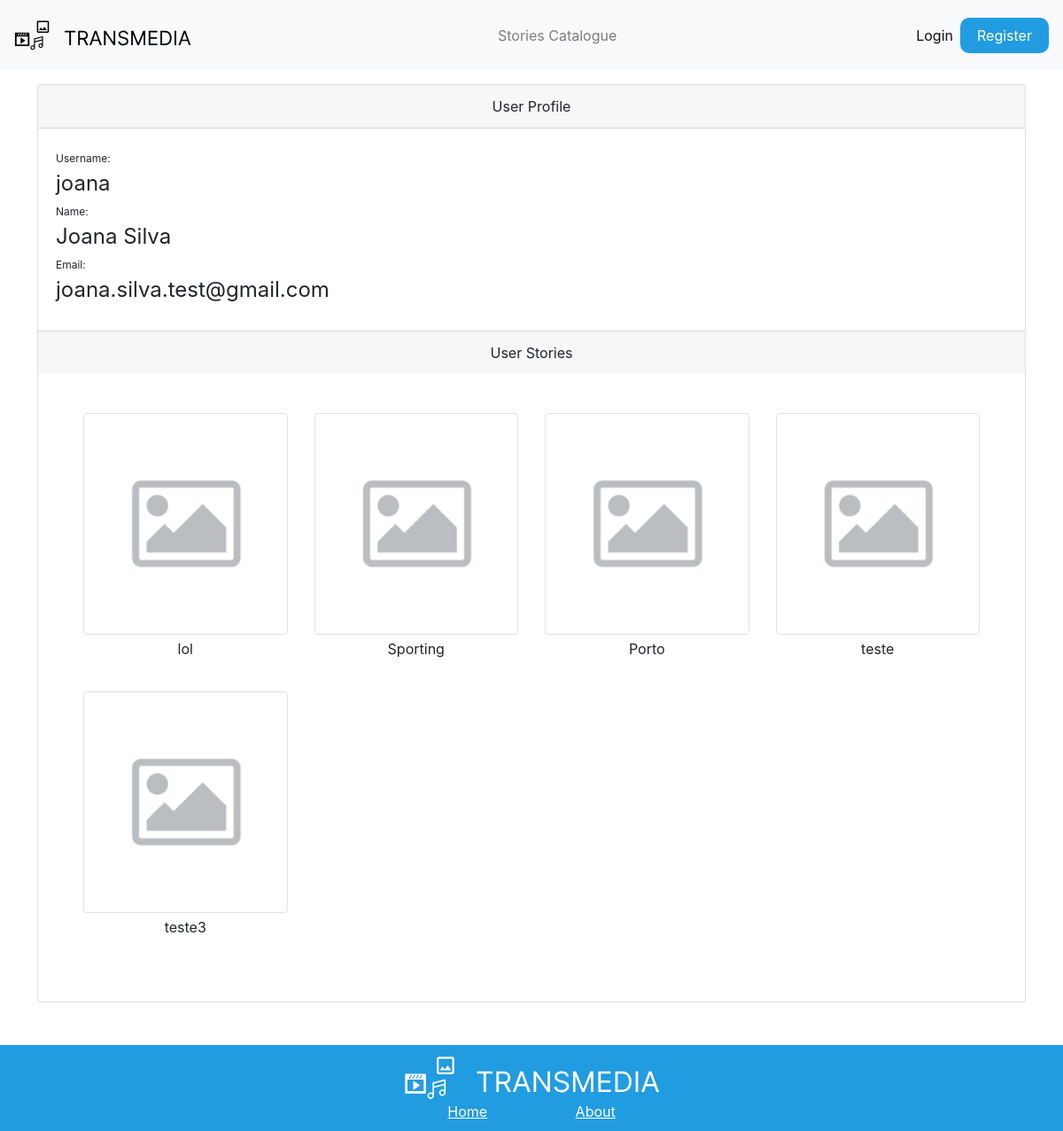
Page /user_profile.php?user=joana on the earlier database version.
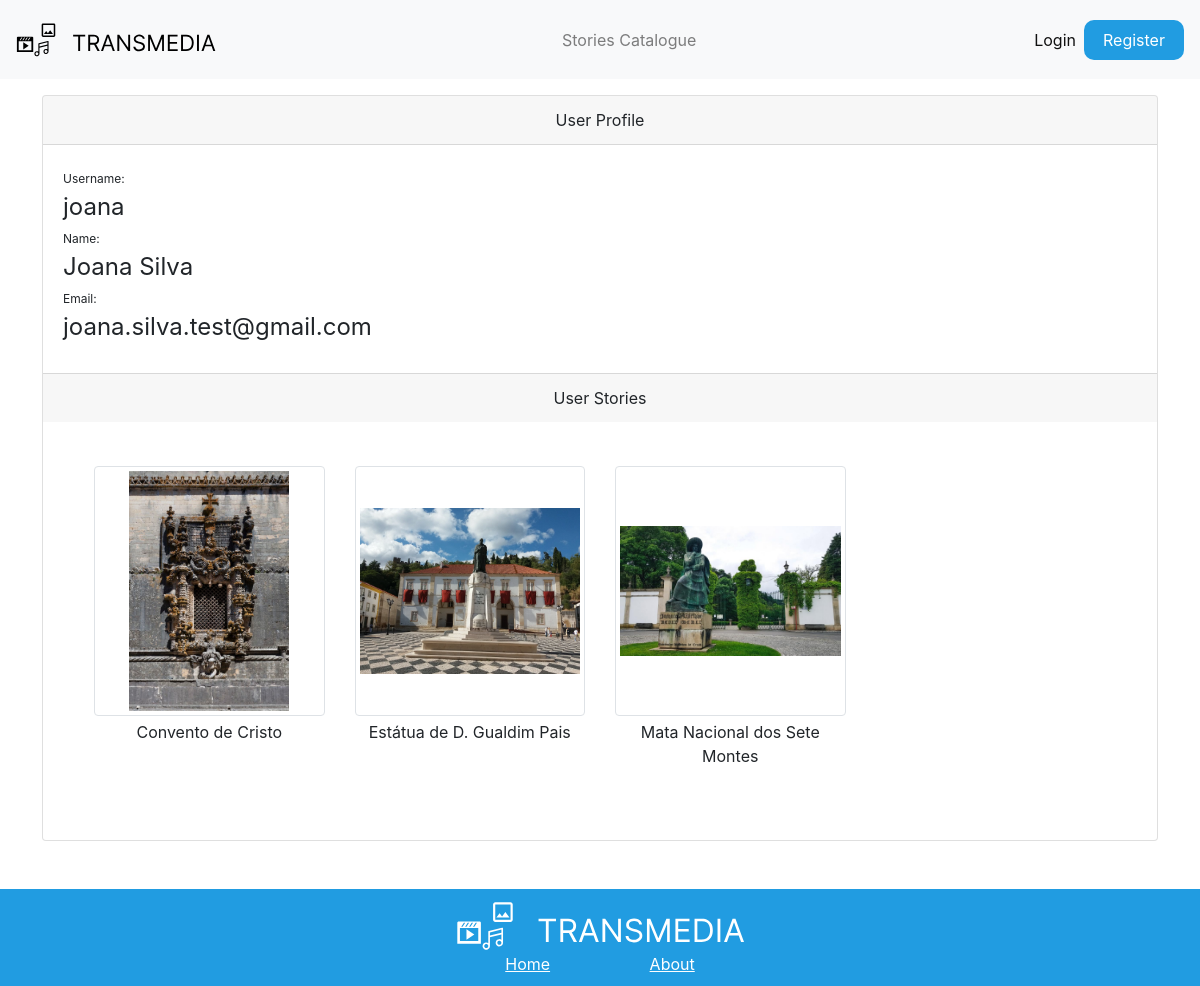
Same page on the later database version.
### tables this page shows
CREATE TABLE `story` (
  `id` int(11) NOT NULL,
  `name` varchar(255) NOT NULL,
  `description` varchar(255) NOT NULL,
  `author` varchar(255) NOT NULL
);

CREATE TABLE `image` (
  `id` int(11) NOT NULL AUTO_INCREMENT,
  `storyID` int(11) NOT NULL,
  `image` varchar(255) DEFAULT NULL,
  `duration` int(11) NOT NULL,
  `storyOrder` int(11) NOT NULL,
  PRIMARY KEY (`id`),
  FOREIGN KEY (`storyID`) REFERENCES `story` (`id`) ON DELETE CASCADE
);

### user_profile.php (the view, shortened to what this page needs)
<?php
require "config/connectdb.php";
if (isset($_GET['user'])) {
    $usernameRequest = $_GET['user'];
    $query = "SELECT * FROM user WHERE username = ?";
    $stmt = $pdo->prepare($query);
    $stmt->execute([$usernameRequest]);
    $user = $stmt->fetch(PDO::FETCH_ASSOC);
} else {
    message_redirect("ERROR Username not provided", "index.php");
}
?>
<!DOCTYPE html>
<html>
<head>
</head>
<body>
    <?php
    include "NavBar.php";
    ?>
    <div class="container-sm mt-3 mb-5">
        <div class="card">
            <div class="card-header text-center">User Profile</div>
            <div class="card-body">
                <?php
                if ($user) {
                    echo '<span class="small-text">Username:</span><br>';
                    echo '<span class="big-text">' . $user['username'] . '</span><br>';
                    echo '<span class="small-text">Name:</span><br>';
                    echo '<span class="big-text">' . $user['name'] . '</span><br>';
                    echo '<span class="small-text">Email:</span><br>';
                    echo '<span class="big-text">' . $user['email'] . '</span><br>';
                    $query = "SELECT * FROM story WHERE author = ?";
                    $stmt = $pdo->prepare($query);
                    $stmt->execute([$user['username']]);
                    $stories = $stmt->fetchAll(PDO::FETCH_ASSOC);
                        echo '</div><div class="mt-2 mb-2 card-footer  text-center">User Stories</div>'; ?>
                        <div class="row m-3 card-body">
                            <?php
                            if ($stories) {
                                foreach ($stories as $story) : ?>
                                <div class="col-12 col-sm-6 col-md-4 col-lg-3 mb-3">
                                    <div class="story_container text-center">
                                        <a class="text-reset text-decoration-none w-100" href="selectedStoryPage.php?id=<?= $story['id'] ?>">
                                            <img src="<?php
                                                        $stmt = $pdo->prepare('SELECT image FROM image where storyID = ? ORDER BY storyOrder LIMIT 1');
                                                        $stmt->execute([$story['id']]);
                                                        $stmt->rowCount() > 0 ? $img = "./files/story_" . $story['id'] . "/image/" . $stmt->fetch()['image'] : $img = "default_image.png";
                                                        echo  $img; ?>" class="img-responsive img-fluid img-thumbnail w-100" style="height:250px" />
                                            <p class="w-100 p-1 pl-2 pr-2">
                                                <?php echo $story['name'] ?>
                                            </p>
                                        </a>
                                    </div>
                                </div>
                    <?php endforeach;
                        } else {
                            echo '<p>No stories available for this user.</p> </div>  ';
                        }
                    } else {
                        echo "<p>User not found</p></div>";
                    }
                    ?>
                        </div>
            </div>
        </div>
        <?php
        include "footer.php";
        ?>
</body>
</html>

Differences in the rows shown:
no longer on this page (row edited): story: name "lol"
removed story: name "Sporting"
removed story: name "Porto"
removed story: name "teste"
removed story: name "teste3"
added story: id.image (picture), name "Convento de Cristo"
added story: id.image (picture), name "Estátua de D. Gualdim Pais"
added story: id.image (picture), name "Mata Nacional dos Sete Montes"
